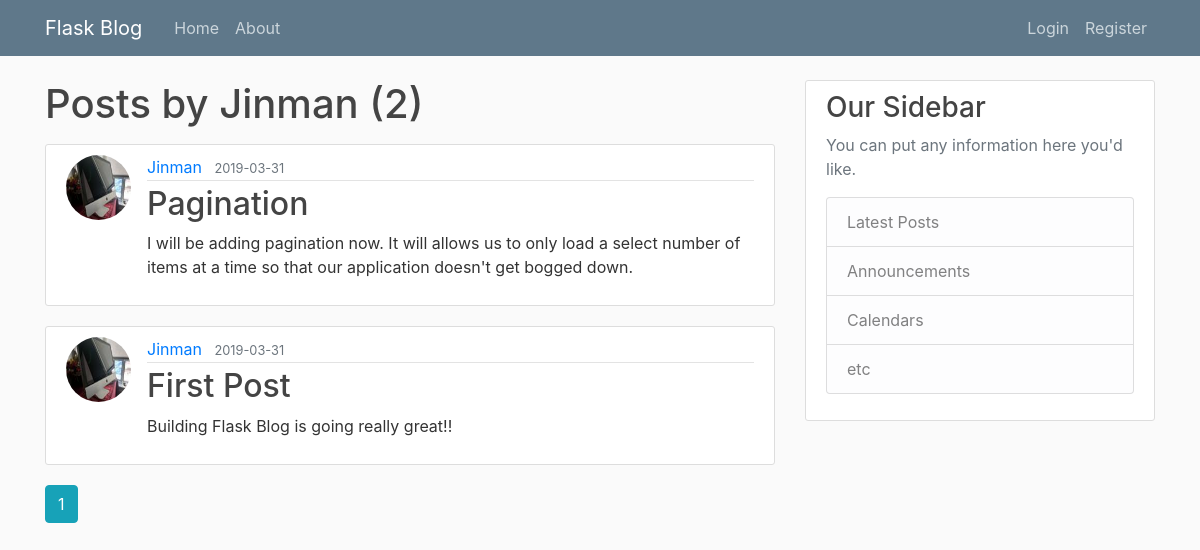
Page /user/Jinman on the committed database.
### flaskblog/models.py (models this page shows, shortened)
class User(db.Model, UserMixin):
	id = db.Column(db.Integer, primary_key=True)
	username = db.Column(db.String(20), unique=True, nullable=False)
	email = db.Column(db.String(120), unique=True, nullable=False)
	image_file = db.Column(db.String(20), nullable=False, default='default.jpg')
	password = db.Column(db.String(15), nullable=False)
	posts = db.relationship('Post', backref='author', lazy=True)

class Post(db.Model):
	id = db.Column(db.Integer, primary_key=True)
	title = db.Column(db.String(100), nullable=False)
	date_posted = db.Column(db.DateTime, nullable=False, default=datetime.utcnow)
	content = db.Column(db.Text, nullable=False)
	user_id = db.Column(db.Integer, db.ForeignKey('user.id'), nullable=False)

### flaskblog/users/routes.py (the view)
@users.route("/user/<string:username>")
def user_posts(username):
	page = request.args.get('page', 1, type=int)
	user = User.query.filter_by(username=username).first_or_404()
	posts = Post.query.filter_by(author=user)\
			.order_by(Post.date_posted.desc())\
			.paginate(page=page, per_page=3)
	return render_template('user_posts.html', posts=posts, user=user)

### flaskblog/templates/user_posts.html
{% extends "layout.html" %}
{% block content %}
	<h1 class="mb-3">Posts by {{ user.username }} ({{ posts.total }})</h1>
	{% for post in posts.items %}
		<article class="media content-section">
		  <img class="rounded-circle article-img" src="{{ url_for('static', filename='image/' + post.author.image_file)}}">
		  <div class="media-body">
		    <div class="article-metadata">
		      <a class="mr-2" href="{{ url_for('users.user_posts', username=post.author.username)}}">{{ post.author.username }}</a>
		      <small class="text-muted">{{ post.date_posted.strftime('%Y-%m-%d') }}</small>
		    </div>
		    <h2><a class="article-title" href="{{ url_for('posts.post', post_id=post.id)}}">{{ post.title }}</a></h2>
		    <p class="article-content">{{ post.content }}</p>
		  </div>
		</article>
	{% endfor %}
	{% for page_num in posts.iter_pages(left_edge=1, right_edge=1, left_current=1, right_current=2) %}
		{% if page_num %}
			{% if posts.page == page_num %}
			<a class="btn btn-info mb-4" href="{{ url_for('users.user_posts', username=user.username, page=page_num) }}">{{ page_num }}</a>
			{% else %}
			<a class="btn btn-outline-info mb-4" href="{{ url_for('users.user_posts', username=user.username, page=page_num) }}">{{ page_num }}</a>
			{% endif %}
		{% else %}
			....
		{% endif %}
	{% endfor %}
{% endblock content %}

### flaskblog/static/main.css (style rules this page uses)
body { background: #fafafa; color: #333333; margin-top: 5rem; }
h1, h2, h3, h4, h5, h6 { color: #444444; }
.content-section { background: #ffffff; padding: 10px 20px; border: 1px solid #dddddd; border-radius: 3px; margin-bottom: 20px; }
.article-title { color: #444444; }
.article-content { white-space: pre-line; }
.article-img { height: 65px; width: 65px; margin-right: 16px; }
.article-metadata { padding-bottom: 1px; margin-bottom: 4px; border-bottom: 1px solid #e3e3e3 }

### rows in the picture
User: username "Jinman"
Post: image_file (picture), author.username "Jinman", date_posted "2019-03-31", title "Pagination", content "I will be adding pagination now. It will allows us to only load a select number of items at a time so that our application doesn't get bogged down."
Post: image_file (picture), author.username "Jinman", date_posted "2019-03-31", title "First Post", content "Building Flask Blog is going really great!!"

### other values in the picture
{{ posts.total }} "2"
{{ page_num }} "1"
